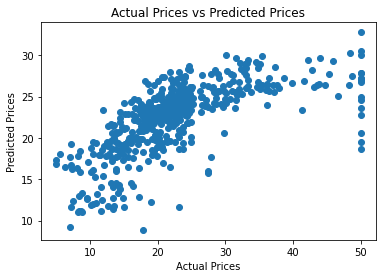

This chart was generated by the following Python code:
import pandas as pd
import numpy as np
import matplotlib.pyplot as plt

# 加载数据
data = pd.read_csv('house_data.csv')

# 特征和目标
X = data.drop('MEDV', axis=1)  # 特征
y = data['MEDV']  # 目标变量

# 归一化特征
def normalize(x):
    x_min = x.min(0)
    x_max = x.max(0)
    return (x - x_min) / (x_max - x_min)

X = normalize(X)

# 添加偏置项
X = pd.concat([pd.DataFrame(np.ones(X.shape[0])), X], axis=1)

# 初始化参数
weights = np.zeros(X.shape[1])
bias = 0

# 损失函数
def compute_loss(X, y, weights, bias):
    m = len(y)
    predictions = X.dot(weights) + bias
    sqrErrors = np.square(predictions - y)
    return np.sum(sqrErrors) / (2 * m)

# 梯度下降
def gradient_descent(X, y, weights, bias, learning_rate, iterations):
    m = len(y)
    for i in range(iterations):
        predictions = X.dot(weights) + bias
        errors = predictions - y
        updates = (learning_rate / m) * (X.T.dot(errors))
        weights -= updates
        bias -= learning_rate * np.sum(errors) / m
    return weights, bias

# 预测
def predict(X, weights, bias):
    return X.dot(weights) + bias

# 训练模型
learning_rate = 0.01
iterations = 500
weights, bias = gradient_descent(X, y, weights, bias, learning_rate, iterations)

# 预测
predictions = predict(X, weights, bias)

# 可视化预测结果与实际结果
plt.scatter(y, predictions)
plt.xlabel('Actual Prices')
plt.ylabel('Predicted Prices')
plt.title('Actual Prices vs Predicted Prices')
plt.show()

# 输出模型参数
print("Weights: \n", weights[1:])  # 不包括偏置项
print("Bias: \n", bias)
